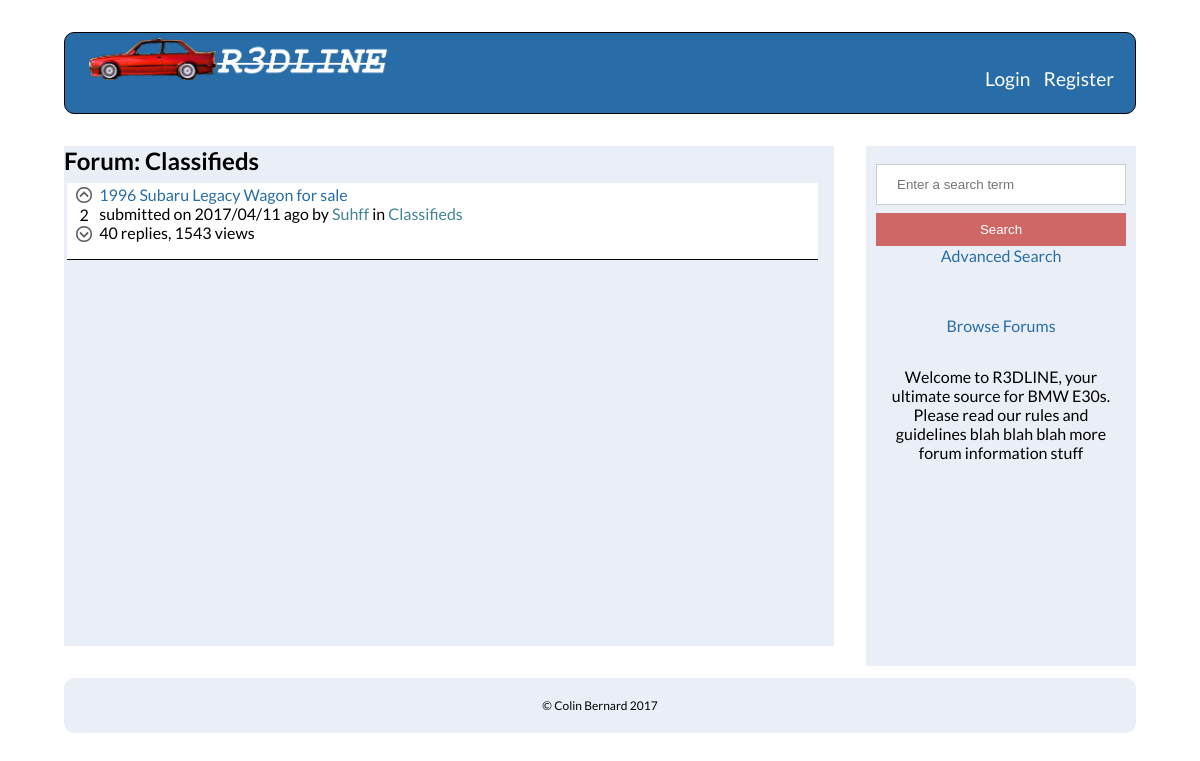
The page /home.php?forum=5 on the database its author committed.
### tables this page shows
CREATE TABLE IF NOT EXISTS `forums` (
  `forum_id` int(11) NOT NULL AUTO_INCREMENT,
  `forum_name` varchar(50) NOT NULL,
  PRIMARY KEY (`forum_id`)
);

CREATE TABLE IF NOT EXISTS `threads` (
  `thread_id` int(11) NOT NULL AUTO_INCREMENT,
  `poster_id` int(11) NOT NULL,
  `title` varchar(100) NOT NULL,
  `content` varchar(3000) DEFAULT NULL,
  `posted_time` varchar(20) DEFAULT NULL,
  `forum_id` int(11) NOT NULL,
  `points` int(11) NOT NULL,
  PRIMARY KEY (`thread_id`),
  KEY `poster_id` (`poster_id`)
);

CREATE TABLE IF NOT EXISTS `users` (
  `user_id` int(11) NOT NULL AUTO_INCREMENT,
  `username` varchar(25) NOT NULL,
  `email` varchar(250) NOT NULL,
  `password` varchar(32) NOT NULL,
  `profile_image_path` varchar(100) NOT NULL,
  `is_admin` tinyint(1) NOT NULL DEFAULT '0',
  `is_banned` tinyint(1) NOT NULL DEFAULT '0',
  `bio` varchar(100) NOT NULL,
  `location` varchar(100) NOT NULL,
  PRIMARY KEY (`user_id`)
);

### home.php (the view, shortened to what this page needs)
<?php
	require 'config.php';
	$loggedIn = false;
	if (isset($_GET['forum'])) {
		$current_forum_id = $_GET['forum'];
		if ($stmt = $mysqli->prepare("SELECT forum_name FROM forums WHERE forum_id=?")) {
			$stmt->bind_param("i", $current_forum_id);
			$stmt->execute();
			$stmt->bind_result($current_forum_name);
		}
	}
	if ($stmt = $mysqli->prepare("SELECT forum_id, forum_name FROM forums")) {
		$stmt->execute();
		$stmt->bind_result($forum_id, $forum_name);
	}
	if (isset($_GET['search'])) {
		$search_term = $_GET['search'];
		$threads = [];
		if (isset($current_forum_name)) {
			$sql = "SELECT thread_id, poster_id, title, content, username, posted_time, forum_name, forums.forum_id, points FROM threads, users, forums WHERE poster_id=user_id AND title LIKE ? AND threads.forum_id=? AND forums.forum_id=threads.forum_id ORDER BY thread_id DESC";
		} else {
			$sql = "SELECT thread_id, poster_id, title, content, username, posted_time, forum_name, forums.forum_id, points FROM threads, users, forums WHERE poster_id=user_id AND title LIKE ? AND forums.forum_id=threads.forum_id ORDER BY thread_id DESC";
		}
		if ($stmt = $mysqli->prepare($sql)) {
			$search_term = '%'.$search_term.'%';
			if (isset($current_forum_id)) {
				$stmt->bind_param("si", $search_term, $current_forum_id);
			} else {
				$stmt->bind_param("s", $search_term);
			}
			$stmt->execute();
			$stmt->bind_result($thread_id, $poster_id, $title, $content, $username, $posted_time, $forum_name, $forum_id, $points);
			while ($stmt->fetch()) {
				array_push($threads, [
					'thread_id' => $thread_id,
					'poster_id' => $poster_id,
					'title' => $title,
					'content' => $content,
					'username' => $username,
					'posted_time' => $posted_time,
					'forum_name' => $forum_name,
					'forum_id' => $forum_id,
					'points' => $points
				]);
			}
		}
	} else {
		if (isset($current_forum_name)) {
			$sql = "SELECT thread_id, poster_id, title, content, username, posted_time, forum_name, forums.forum_id, points FROM threads, users, forums WHERE poster_id=user_id AND threads.forum_id=? AND threads.forum_id=forums.forum_id ORDER BY thread_id DESC";
		} else {
			$sql = "SELECT thread_id, poster_id, title, content, username, posted_time, forum_name, forums.forum_id, points FROM threads, users, forums WHERE poster_id=user_id AND threads.forum_id=forums.forum_id ORDER BY thread_id DESC";
		}
		$threads = [];
		if ($stmt = $mysqli->prepare($sql)) {
			if (isset($current_forum_name)) {
				$stmt->bind_param("i", $current_forum_id);
			}
			$stmt->execute();
			$stmt->bind_result($thread_id, $poster_id, $title, $content, $username, $posted_time, $forum_name, $forum_id, $points);
			while ($stmt->fetch()) {
				array_push($threads, [
					'thread_id' => $thread_id,
					'poster_id' => $poster_id,
					'title' => $title,
					'content' => $content,
					'username' => $username,
					'posted_time' => $posted_time,
					'forum_name' => $forum_name,
					'forum_id' => $forum_id,
					'points' => $points
				]);
			}
		}
	}
?>
<!DOCTYPE html>
<html>
	<head lang="en">
   		<link rel="stylesheet" href="style/all.css" />
   		<link rel="stylesheet" href="style/simpleform.css" />
	</head>
	<body>
		<header>
			<a href="home.php" id="logo"><img src="images/logo.png" width="300" height="42" /></a>
			<ul>
				<?php if ($loggedIn): ?>
					<?php if ($is_admin == 1): ?>
						<li><a href="admin.php">Admin Controls</a></li>
					<?php endif ?>
					<li><a href="profile.php?id=<?=$user_id?>"><?=$_SESSION['username']?></a></li>
					<li><a href="logout.php">Logout</a></li>
				<?php else: ?>
					<li><a href="login.html">Login</a></li>
					<li><a href="register.html">Register</a></li>
				<?php endif ?>
			</ul>
		</header>
		<div id="main">
			<article id="right-sidebar">
				<div id="sidebar-search">
					<form action="home.php" method="get" id="search-form">
						<input type="text" placeholder="Enter a search term" name="search">
						<button type="submit" value="Search" form="search-form">Search</button>
					</form>
					<p><a href="">Advanced Search</a></p>
				</div>
				<br>
				<p><a href="javascript:toggleForums()" id="forum-toggle">Browse Forums</a></p>
				<br>
				<div id="forum-info">
					<p>Welcome to R3DLINE, your ultimate source for BMW E30s. Please read our rules and guidelines blah blah blah more forum information stuff</p>
				</div>
			</article>
			<article id="center">
				<?php if (isset($current_forum_name)): ?>
					<h2>Forum: <?=$current_forum_name?></h2>
				<?php else: ?>
					<h2>Forum: all</h2>
				<?php endif ?>
				<?php foreach ($threads as $thread): ?>
					<div class="post">
						<div class="post-score">
							<a href="home.php?upts=<?=$thread['thread_id']?>"><img src="images/arrow_up.png" width="20" height="20"></a>
							<p><?=$thread['points']?></p>
							<a href="home.php?dpts=<?=$thread['thread_id']?>"><img src="images/arrow_down.png" width="20" height="20"></a>
						</div>
						<p class="title"><a href="viewpost.php?id=<?=$thread['thread_id']?>"><?=$thread['title']?></a></p>
						<p class="post-info">submitted on <?=$thread['posted_time']?> ago by <a href="profile.php?id=<?=$thread['poster_id']?>"><?=$thread['username']?></a> in <a href="home.php?forum=<?=$thread['forum_id']?>"><?=$thread['forum_name']?></a></h2>
						<p class="post-stats">40 replies, 1543 views</p>
					</div>
				<?php endforeach ?>
			</article>
		</div>
		<footer>
			<p>© Colin Bernard 2017</p>
		</footer>
	</body>
</html>

### style/all.css (style rules this page uses)
h1, h2, h3, p, body, div { font-family: 'Lato', Tahoma, Helvetica, sans-serif; margin: 0; padding: 0; }
body { background-color: white; }
a { text-decoration: none; }
header { border-radius: 10px; background: #286DA8; margin: 2em 4em 2em 4em; height: 80px; padding-left: 1em; overflow: hidden; white-space: nowrap; border: 1px solid black; }
header #logo { display: block; margin: 0.3em 0.5em 0.5em 0.5em; }
header ul { float: right; list-style-type: none; display: inline; margin-top: -1.5em; margin-right: 1em; }
header ul li { display: inline; padding: 5px; font-size: 1.2em; }
header ul li a { color: white; }
article#right-sidebar { float: right; width: 250px; margin: 0em 4em 2em 2em; padding: 10px; height: 500px; text-align: center; background-color: #eaeff7; }
article#right-sidebar p { display: inline-block; padding: 0 5px 0 5px; background-color: #eaeff7; color: black; }
article#right-sidebar button { background-color: #cf6766; color: white; padding: 9px 15px; margin: 0; border: none; cursor: pointer; display: block; width: 100%; }
article#right-sidebar #sidebar-search { margin-bottom: 2em; background-color: #eaeff7; color: white; }
article#right-sidebar #forum-info { margin-top: 2em; background-color: #eaeff7; }
article#right-sidebar a { text-decoration: none; color: #286DA8; }
article#center { width: auto; overflow: hidden; margin: 2em 4em 2em 4em; min-height: 500px; background-color: #eaeff7; }
.post { overflow: auto; padding: 2px 2px 2px 2px; margin: 0.5em 1em 0.5em 0.2em; border-bottom: 1px solid black; background-color: white; }
.post .title { background-color: white; }
.post .title a { color: #286DA8; }
.post .post-info { background-color: white; }
.post .post-info a { color: #438496; }
.post .post-stats { background-color: white; }
.post-score { float: left; display: block; height: 4.5em; width: 30px; align-items: stretch; background-color: white; }
.post-score p { text-align: center; background-color: white; }
.post-score img { display: block; margin: 0 auto; }
footer { clear:left; background-color: #bec1c6; padding: 20px 2em 20px 2em; margin: 0 4em 0 4em; color: black; border-radius: 10px; background-color: #eaeff7; }
footer p { text-align: center; font-size: 12px; background-color: #eaeff7; color: black; }

### style/simpleform.css (style rules this page uses)
input[type=text], input[type=password] { width: 100%; padding: 12px 20px; margin: 8px 0; display: inline-block; border: 1px solid #ccc; box-sizing: border-box; }
button { background-color: #cf6766; color: white; padding: 14px 20px; margin: 8px 0; border: none; cursor: pointer; width: 100%; }
h2 { color: black; }

### rows shown on the page
forums: forum_name "Classifieds"
threads: points "2", title "1996 Subaru Legacy Wagon for sale", posted_time "2017/04/11", users.username "Suhff", forum.forum_name "Classifieds"
